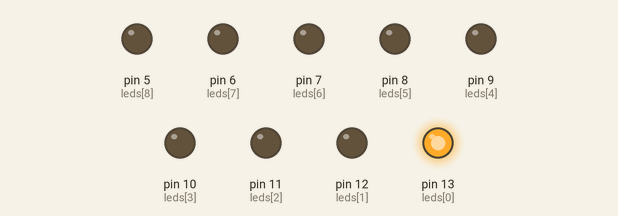
Recording of a sketch running on a simulated Arduino Uno, built with avr-gcc and run on an emulated ATmega328P. On the bench: output pins drawn as LEDs (lit = HIGH).

Above: at 0.05 s.
At 0.45 s:
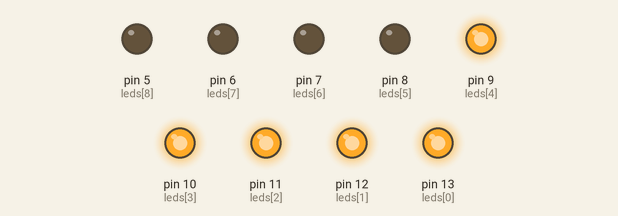
At 0.75 s:
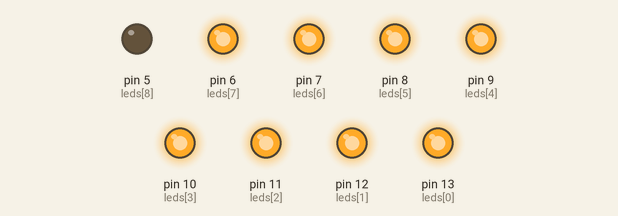
At 1.45 s:
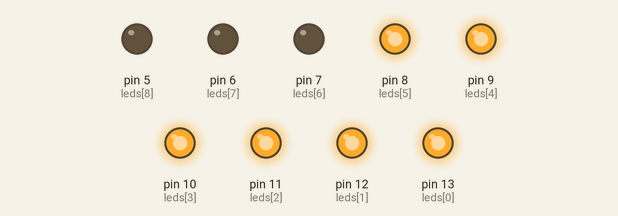
At 2.15 s:
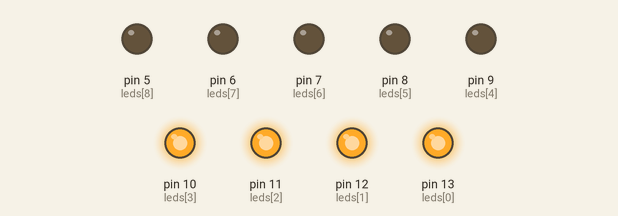
At 2.85 s:
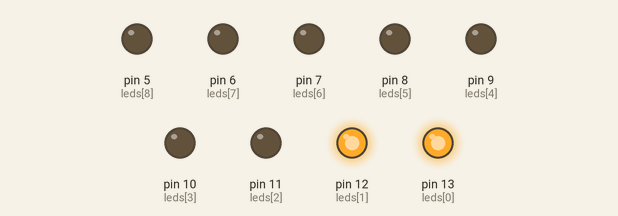
Timing chart, 0 to 3.1 s (numbered marks = the images above):
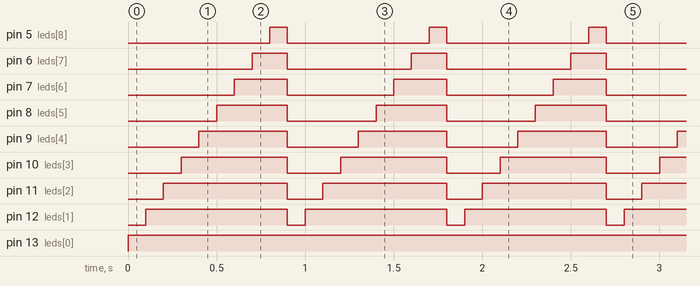

Measured:
- by itself, pin 5 (leds[8]): alternates HIGH for 0.10 s and LOW for 0.80 s
- by itself, pin 6 (leds[7]): alternates HIGH for 0.20 s and LOW for 0.70 s
- by itself, pin 7 (leds[6]): alternates HIGH for 0.30 s and LOW for 0.60 s
- by itself, pin 8 (leds[5]): alternates HIGH for 0.40 s and LOW for 0.50 s
- by itself, pin 9 (leds[4]): alternates HIGH for 0.50 s and LOW for 0.40 s
- by itself, pin 10 (leds[3]): alternates HIGH for 0.60 s and LOW for 0.30 s
- by itself, pin 11 (leds[2]): alternates HIGH for 0.70 s and LOW for 0.20 s
- by itself, pin 12 (leds[1]): alternates HIGH for 0.80 s and LOW for 0.10 s

The sketch:

ex7.ino
```cpp
int leds[9] = {13,12,11,10,9,8,7,6,5};
void setup() {
  for (int i = 0; i < 9; i++) {
    pinMode(leds[i],OUTPUT);
  }

}

void loop() {
  for (int i = 0; i < 9; i++){
    digitalWrite(leds[i],HIGH);
    delay(100);
  }
  for (int i = 0; i < 9; i++){
    digitalWrite(leds[i],LOW);
    }
}
```
